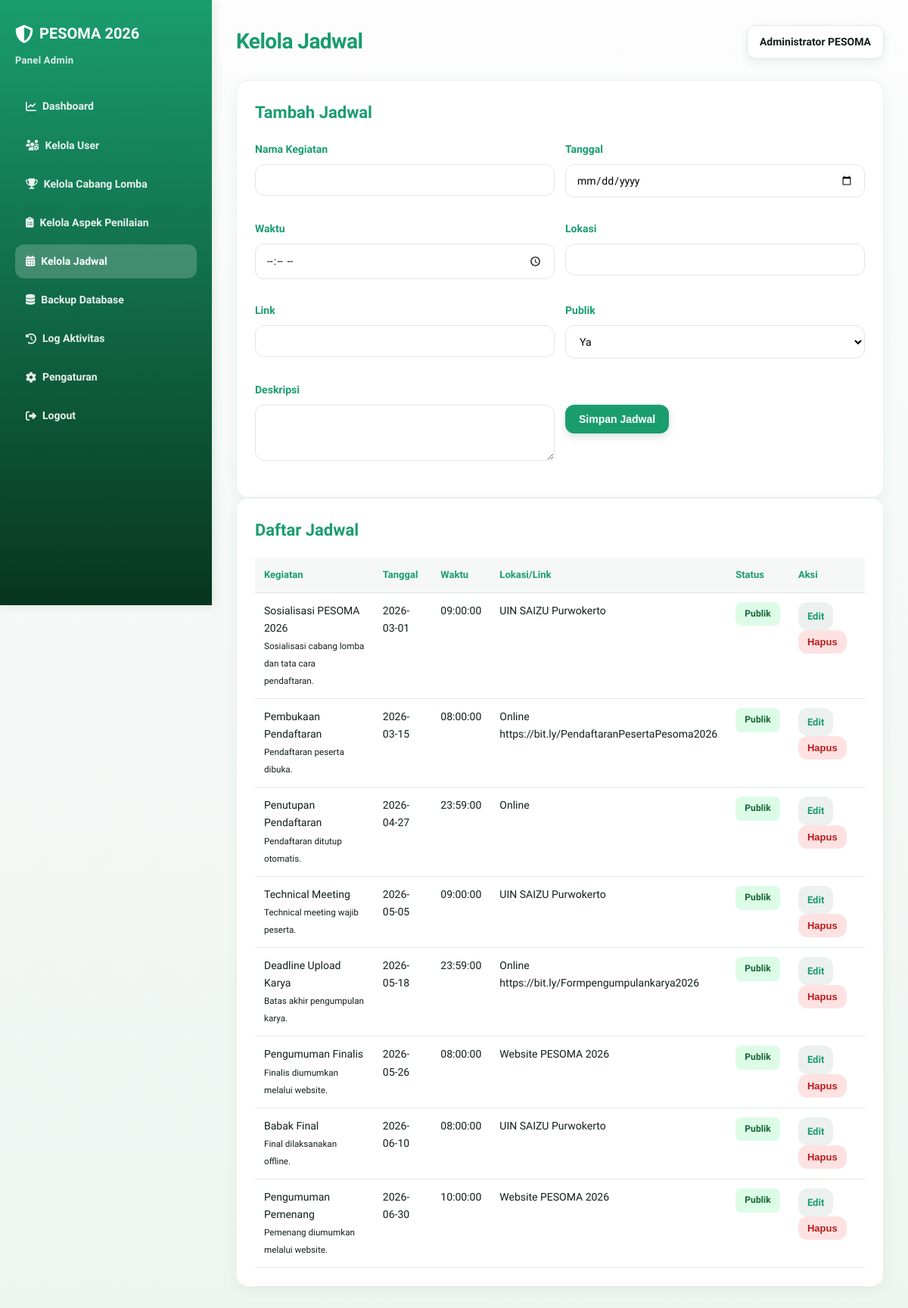
/src/admin/kelola-jadwal.php (signed in), run on the app's committed database.
### tables this page shows
CREATE TABLE `schedules` (
  `id` BIGINT UNSIGNED NOT NULL AUTO_INCREMENT,
  `event_name` VARCHAR(180) NOT NULL,
  `event_date` DATE NOT NULL,
  `event_time` TIME NULL,
  `location` VARCHAR(180) NULL,
  `link` VARCHAR(255) NULL,
  `description` TEXT NULL,
  `is_public` TINYINT(1) NOT NULL DEFAULT 1,
  `created_at` TIMESTAMP NOT NULL DEFAULT CURRENT_TIMESTAMP,
  `updated_at` TIMESTAMP NULL DEFAULT NULL ON UPDATE CURRENT_TIMESTAMP,
  PRIMARY KEY (`id`),
  KEY `idx_schedules_date` (`event_date`),
  KEY `idx_schedules_public` (`is_public`)
);

### includes/auth.php (called while the page is built, shortened)
<?php
require_once __DIR__ . '/../config/database.php';
function e(?string $value): string
{
    return htmlspecialchars((string) $value, ENT_QUOTES, 'UTF-8');
}

### config/database.php (called while the page is built, shortened)
<?php
function db(): PDO
{
    static $pdo = null;
    if ($pdo instanceof PDO) {
        return $pdo;
    }
    $dsn = sprintf(
        'mysql:host=%s;port=%s;dbname=%s;charset=%s',
        DB_HOST,
        DB_PORT,
        DB_NAME,
        DB_CHARSET
    );
    $options = [
        PDO::ATTR_ERRMODE => PDO::ERRMODE_EXCEPTION,
        PDO::ATTR_DEFAULT_FETCH_MODE => PDO::FETCH_ASSOC,
        PDO::ATTR_EMULATE_PREPARES => false,
    ];
    try {
        $pdo = new PDO($dsn, DB_USER, DB_PASS, $options);
        $pdo->exec("SET time_zone = '+07:00'");
        return $pdo;
    } catch (PDOException $e) {
        error_log('[DB_CONNECTION_ERROR] ' . $e->getMessage());
        http_response_code(500);
        exit('Koneksi database gagal. Silakan hubungi administrator.');
    }
}
function db_query(string $sql, array $params = []): PDOStatement
{
    $stmt = db()->prepare($sql);
    $stmt->execute($params);
    return $stmt;
}
function db_fetch_all(string $sql, array $params = []): array
{
    return db_query($sql, $params)->fetchAll();
}

### src/admin/kelola-jadwal.php (the view, shortened to what this page needs)
<?php
require_once __DIR__ . '/_layout.php';
$editId = (int)($_GET['edit'] ?? 0);
$edit = $editId ? db_fetch('SELECT * FROM schedules WHERE id=?', [$editId]) : null;
$rows = db_fetch_all('SELECT * FROM schedules ORDER BY event_date,event_time');
?>
<section class="card">
    <h2><?= $edit ? 'Edit' : 'Tambah' ?> Jadwal</h2>
    <form class="two" method="POST"><?= csrf_field() ?><input type="hidden" name="id" value="<?= (int)($edit['id'] ?? 0) ?>">
        <div class="field"><label>Nama Kegiatan</label><input name="event_name" value="<?= e($edit['event_name'] ?? '') ?>" required></div>
        <div class="field"><label>Tanggal</label><input type="date" name="event_date" value="<?= e($edit['event_date'] ?? '') ?>" required></div>
        <div class="field"><label>Waktu</label><input type="time" name="event_time" value="<?= e($edit['event_time'] ?? '') ?>"></div>
        <div class="field"><label>Lokasi</label><input name="location" value="<?= e($edit['location'] ?? '') ?>"></div>
        <div class="field"><label>Link</label><input name="link" value="<?= e($edit['link'] ?? '') ?>"></div>
        <div class="field"><label>Publik</label><select name="is_public">
                <option value="1" <?= (int)($edit['is_public'] ?? 1) === 1 ? 'selected' : '' ?>>Ya</option>
            </select></div>
        <div class="field"><label>Deskripsi</label><textarea name="description" rows="3"><?= e($edit['description'] ?? '') ?></textarea></div>
        <div class="field"><label>&nbsp;</label><button class="btn">Simpan Jadwal</button></div>
    </form>
</section>
<section class="card">
    <h2>Daftar Jadwal</h2>
    <table class="table">
        <thead>
            <tr>
                <th>Kegiatan</th>
                <th>Tanggal</th>
                <th>Waktu</th>
                <th>Lokasi/Link</th>
                <th>Status</th>
                <th>Aksi</th>
            </tr>
        </thead>
        <tbody><?php foreach ($rows as $r): ?><tr>
                    <td><?= e($r['event_name']) ?><br><small><?= e($r['description'] ?? '') ?></small></td>
                    <td><?= e($r['event_date']) ?></td>
                    <td><?= e($r['event_time'] ?? '-') ?></td>
                    <td><?= e($r['location'] ?? '-') ?><br><?= e($r['link'] ?? '') ?></td>
                    <td><?= (int)$r['is_public'] ? '<span class="badge ok">Publik</span>' : '<span class="badge no">Draft</span>' ?></td>
                    <td><a class="btn small secondary" href="?edit=<?= (int)$r['id'] ?>">Edit</a>
                        <form style="display:inline" method="POST" onsubmit="return confirm('Hapus jadwal?')"><button class="btn small danger">Hapus</button></form>
                    </td>
                </tr><?php endforeach; ?></tbody>
    </table>
</section>

### src/admin/_layout.php (style rules this page uses)
:root { --primary: #1a9d6e; --primary-dark: #0f7a52; --primary-light: #2fb87f; --accent: #c99a2e; --accent-light: #f3c969; --bg-primary: #f5f8f6; --bg-secondary: #fbfdfb; --text-primary: #132019; --text-secondary: #647268; --border: #dfe8e2; --shadow-sm: 0 2px 8px rgba(15, 81, 50, .08); --shadow-md: 0 8px 24px rgba(15, 81, 50, .12); --shadow-lg: 0 24px 70px rgba(15, 81, 50, .14); --shadow-xl: 0 34px 90px rgba(7, 53, 31, .24); --transition: all 0.3s cubic-bezier(0.4, 0, 0.2, 1); --danger: #b91c1c; --warn: #92400e; --ok: #166534; --blue: #1d4ed8; }
* { box-sizing: border-box; }
html { scroll-behavior: smooth; }
body { margin: 0; font-family: "Plus Jakarta Sans", system-ui, -apple-system, "Segoe UI", Arial, sans-serif; font-size: 15px; color: var(--text-primary); background: linear-gradient(180deg, #fcfdfc 0%, #f4f8f6 52%, #eef5f1 100%); line-height: 1.65; }
.card { background: rgba(255, 255, 255, .96); border: 1px solid rgba(15, 81, 50, .08); border-radius: 16px; padding: 24px; box-shadow: 0 4px 16px rgba(15, 81, 50, .06); transition: var(--transition); margin-bottom: 0; overflow: auto; }
.card h2, .card h3 { margin-top: 0; color: var(--primary); font-weight: 800; }
.card h2 { font-size: 22px; }
.btn { display: inline-flex; align-items: center; justify-content: center; gap: 6px; border: none; border-radius: 12px; background: var(--primary); color: #fff; padding: 11px 18px; font-weight: 800; font-size: 14px; text-decoration: none; cursor: pointer; transition: var(--transition); box-shadow: 0 4px 12px rgba(15, 81, 50, .16); }
.btn.secondary { background: rgba(15, 81, 50, .08); color: var(--primary); box-shadow: none; }
.btn.danger { background: #fee2e2; color: var(--danger); box-shadow: none; }
.btn.small { padding: 8px 12px; font-size: 13px; }
.badge { display: inline-block; border-radius: 8px; padding: 6px 12px; font-weight: 800; font-size: 12px; letter-spacing: .01em; }
.badge.ok { background: #dcfce7; color: var(--ok); }
.table { width: 100%; border-collapse: collapse; }
.table th, .table td { padding: 12px; border-bottom: 1px solid var(--border); text-align: left; vertical-align: top; }
.table th { color: var(--primary); background: rgba(15, 81, 50, .04); font-weight: 800; font-size: 13px; }
.table td { font-size: 14px; }
.field { margin-bottom: 16px; }
.field label { display: block; font-weight: 800; color: var(--primary); margin-bottom: 8px; font-size: 14px; }
.field input, .field select, .field textarea { width: 100%; padding: 12px 14px; border: 1px solid var(--border); border-radius: 12px; background: rgba(255, 255, 255, .6); font-family: inherit; font-size: 14px; transition: var(--transition); }
.two { display: grid; grid-template-columns: repeat(2, 1fr); gap: 14px; }

### data on the page
schedules: event_name "Sosialisasi PESOMA 2026", description "Sosialisasi cabang lomba dan tata cara pendaftaran.", event_date "2026-03-01", event_time "09:00:00", location "UIN SAIZU Purwokerto", is_public "Publik"
schedules: event_name "Pembukaan Pendaftaran", description "Pendaftaran peserta dibuka.", event_date "2026-03-15", event_time "08:00:00", location "Online", link "https://bit.ly/PendaftaranPesertaPesoma2026", is_public "Publik"
schedules: event_name "Penutupan Pendaftaran", description "Pendaftaran ditutup otomatis.", event_date "2026-04-27", event_time "23:59:00", location "Online", is_public "Publik"
schedules: event_name "Technical Meeting", description "Technical meeting wajib peserta.", event_date "2026-05-05", event_time "09:00:00", location "UIN SAIZU Purwokerto", is_public "Publik"
schedules: event_name "Deadline Upload Karya", description "Batas akhir pengumpulan karya.", event_date "2026-05-18", event_time "23:59:00", location "Online", link "https://bit.ly/Formpengumpulankarya2026", is_public "Publik"
schedules: event_name "Pengumuman Finalis", description "Finalis diumumkan melalui website.", event_date "2026-05-26", event_time "08:00:00", location "Website PESOMA 2026", is_public "Publik"
schedules: event_name "Babak Final", description "Final dilaksanakan offline.", event_date "2026-06-10", event_time "08:00:00", location "UIN SAIZU Purwokerto", is_public "Publik"
schedules: event_name "Pengumuman Pemenang", description "Pemenang diumumkan melalui website.", event_date "2026-06-30", event_time "10:00:00", location "Website PESOMA 2026", is_public "Publik"

### other printed values
$label "Dashboard"
$label "Kelola User"
$label "Kelola Cabang Lomba"
$label "Kelola Aspek Penilaian"
$label "Kelola Jadwal"
$label "Backup Database"
$label "Log Aktivitas"
$label "Pengaturan"
$label "Logout"
$title "Kelola Jadwal"
$_SESSION['user']['nama'] "Administrator PESOMA"
